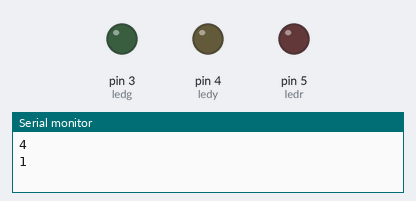
A sketch run on a simulated Arduino Uno, built with avr-gcc and run on an emulated ATmega328P. Shown: output pins drawn as LEDs (lit = HIGH), the last lines printed to the serial monitor.

Above: at 0.5 s.
At 5.5 s:
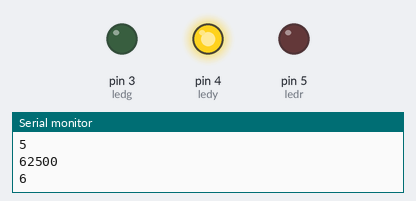
At 10.0 s:
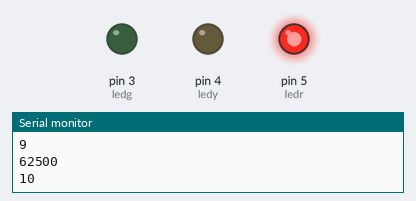
At 15.5 s:
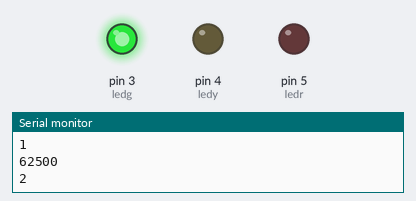
Timing chart, 0 to 18.2 s (numbered marks = the images above):
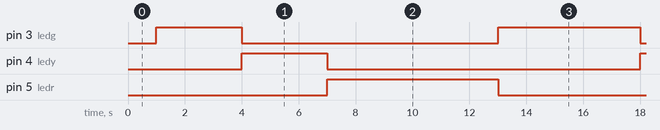

The sketch:

semaforo.ino
```cpp
#define ledr 5               // led conectado ao pino 5
#define ledg 3
#define ledy 4
volatile int x=1;

void setup() {
   TCNT1 = 0;
   TCCR1A = 0;              // Limpa registrador que Arduino altera
   TCCR1B = ( 1 << CS12 );  // Prescaler em 256
   pinMode( ledr, OUTPUT );  // Pino 5 como saída
   pinMode( ledg, OUTPUT );
   pinMode( ledy, OUTPUT );
   Serial.begin(9600);
}

void loop() {
  Serial.println(TCNT1);
  Serial.println(x);
  x=x+1;
  if (( TCNT1 > 31250 )&&(x>0)&&(x<5))
  {
     digitalWrite(ledg, HIGH);
  	 digitalWrite(ledr, LOW);
     digitalWrite(ledy, LOW);
  }
   if((x>5)&&(x<8))
  {
 	 digitalWrite(ledr, LOW);
 	 digitalWrite(ledy, HIGH);
     digitalWrite(ledg, LOW);
  }
	if((x>8)&&(x<13))
  {
 	 digitalWrite(ledg, LOW);
 	 digitalWrite(ledr, HIGH);
     digitalWrite(ledy, LOW);
  }
     if((x>13))
       {
        x=0;
       }

   if ( TCNT1 > 62500 )      TCNT1 = 0;
   delay(1000);  // Truque para acelerar a simulação no TinkerCAD
}
```

Measured:
- by itself, pin 3 (ledg): repeats every 14.0 s: LOW 9.0 s, HIGH 5.0 s
- by itself, pin 4 (ledy): alternates HIGH for 3.0 s and LOW for 11.0 s
- by itself, pin 5 (ledr): alternates HIGH for 6.0 s and LOW for 8.0 s
